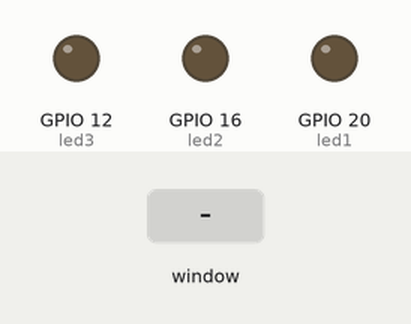
This program was run on a simulated Raspberry Pi (BCM pin numbers). On the bench: output pins drawn as LEDs (lit = HIGH). The test bench sets the inputs (shaded band). The desktop window is not drawn, its controls go by their first labels and the mouse button is held 0.15 s. At 5.8 s the program stops and its outputs stay as they are.

Above: at 1.2 s.
1.3 s: control labelled "LED1" in the window clicked
At 2.0 s:
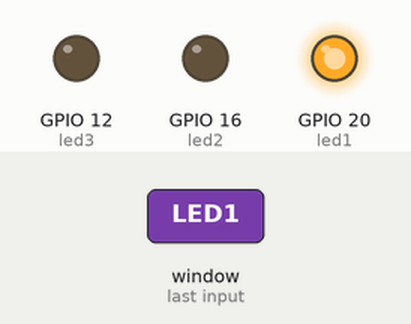
2.8 s: control labelled "LED2" in the window clicked
At 3.2 s:
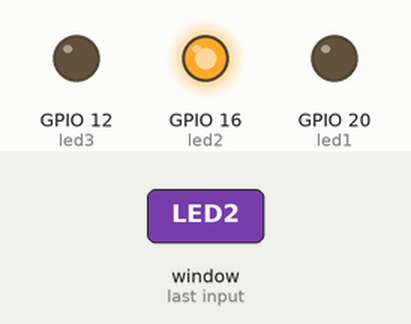
4.3 s: control labelled "LED3" in the window clicked
At 5.5 s:
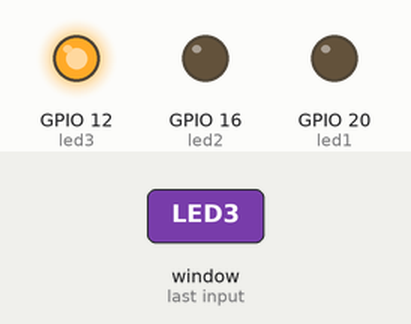
5.8 s: control labelled "Exit" in the window clicked
At 6.6 s:
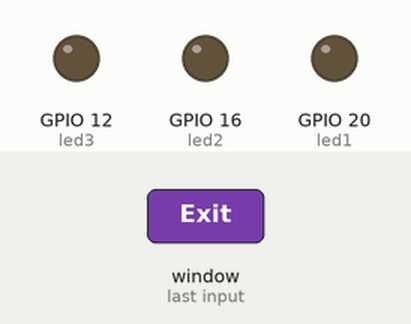
Timing chart, 0 to 7.3 s (numbered marks = the images above; inputs shaded):
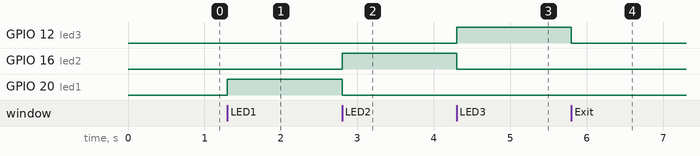

The program:

ledToggler.py
```python
#Resouces
from Tkinter import *
import tkFont as TheFont
from gpiozero import LED
import RPi.GPIO as GPIO
#Setup the system
GPIO.setmode(GPIO.BCM)
led1 = LED(20)
led2 = LED(16)
led3 = LED(12)
#Declaire the window
win = Tk()
var= IntVar()
win.title("LED Toggler")
win.geometry('800x480')
#The font
myFont = TheFont.Font(family = 'Helvetica', size = 14, weight = "bold")
#The function to toggle the light
def ledToggle():
	if var.get()==1:
		led1.on()
		led2.off()
		led3.off()
	if var.get()==2:
		led2.on()
		led1.off()
		led3.off()
	if var.get()==3:
		led3.on()
		led1.off()
		led2.off()
#Function to exit the program
def exitProgram():
	GPIO.cleanup()
	win.quit()
#Create the exit button
exitButton = Button (win, text = "Exit", font = myFont, command = exitProgram, height = 2, width = 6)
exitButton.pack(side = BOTTOM)
#Create the radio button for 3 light options
L1 = Radiobutton(win, text = "LED1", font = myFont, variable=var, value=1, command = ledToggle)
L1.pack(anchor=W)

L2 = Radiobutton(win, text = "LED2", font = myFont, variable=var, value=2, command = ledToggle)
L2.pack(anchor=W)

L3 = Radiobutton(win, text = "LED3", font = myFont, variable=var, value=3, command = ledToggle)
L3.pack(anchor=W)
#Run the program
mainloop()
```

Measured:
- after the input at 1.3 s, GPIO 20 (led1): LOW → HIGH at once
- after the input at 2.8 s, GPIO 16 (led2): LOW → HIGH at once; GPIO 20 (led1): HIGH → LOW at once
- after the input at 4.3 s, GPIO 12 (led3): LOW → HIGH at once; GPIO 16 (led2): HIGH → LOW at once
- after the input at 5.8 s, GPIO 12 (led3): HIGH → LOW at once
